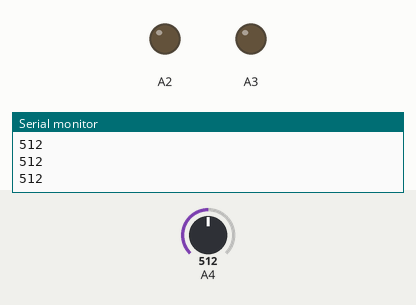
This sketch was run on a simulated Arduino Uno, built with avr-gcc and run on an emulated ATmega328P. Parts: output pins drawn as LEDs (lit = HIGH), the last lines printed to the serial monitor. The inputs (shaded band) are chosen by the test bench; at power-on: A4 = 512.

Above: at 1.2 s.
1.3 s: A4 set to 582
2.8 s: A4 set to 615
At 3.5 s:
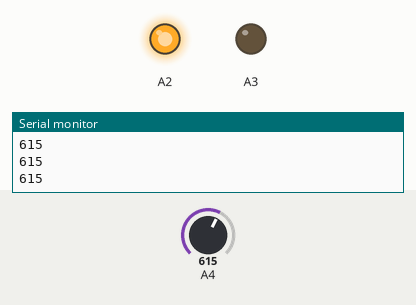
4.3 s: A4 set to 590
At 4.9 s:
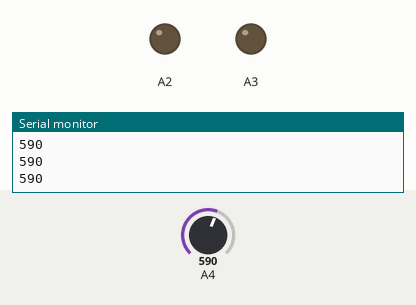
5.8 s: A4 set to 610
At 6.2 s:
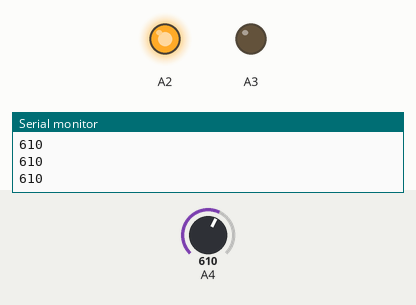
Timing chart, 0 to 8.3 s (numbered marks = the images above; inputs shaded):
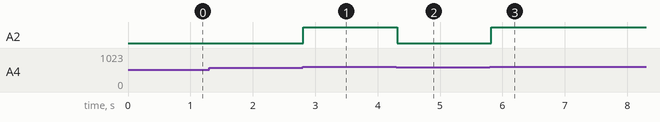

Measured:
- the behaviour switches between 600 and 601 on A4 (found by bisection; images 0 and 1)
- after the input at 2.8 s, A2: LOW → HIGH at once
- after the input at 4.3 s, A2: HIGH → LOW at once
- after the input at 5.8 s, A2: LOW → HIGH at once

The sketch:

KE3003_expand_10.ino
```cpp
volatile int item = 0;

void setup()
{
  Serial.begin(9600);
  pinMode(A2, OUTPUT);
  pinMode(A3, OUTPUT);
}

void loop()
{
  item = analogRead(A4);
  Serial.println(item);
  if (item > 600)
  {
    digitalWrite(A2, HIGH);
    digitalWrite(A3, LOW);
  }
  else
  {
    digitalWrite(A2, LOW);
    digitalWrite(A3, LOW);
  }
  delay(100);
}
```
